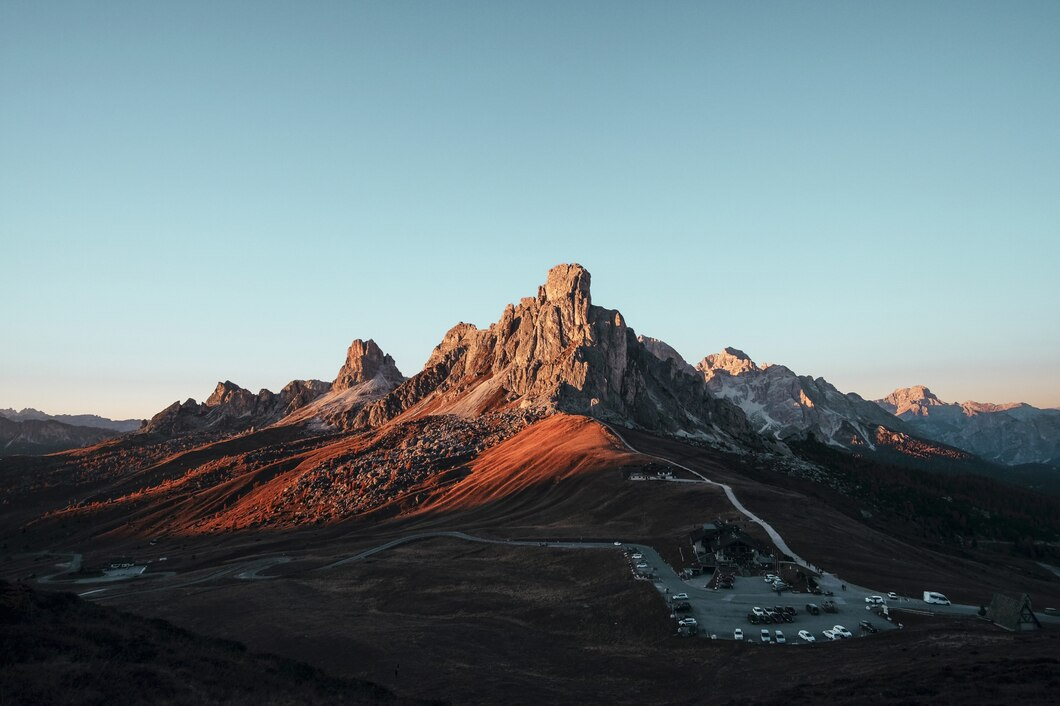
#> input picture 1_Reading_and_writing_images 2/Reading_and_writing_images/mountain.jpg, 1060 x 706 px
$ jupyter execute Read_and_write.ipynb
#> lines starting #> are read from the running program, lines starting #| are printed output that depends on the picture
[cell 1]
# !pip install opencv-python
# !pip install ipykernel

[cell 2]
import cv2

[cell 3]
image = cv2.imread("./mountain.jpg")
#> image is the input picture: shape (706, 1060, 3); mean B, G, R 128.1, 123.5, 107.8

[cell 4]
# to check if image loaded successfully
if image is None:
    print("image did not load successfully")
else:
    print("image loaded successfully")

[cell 5]
cv2.imshow("Window image", image)
cv2.waitKey(0)
cv2.destroyAllWindows

[cell 6]
image_new = image - 50 # line that update the image
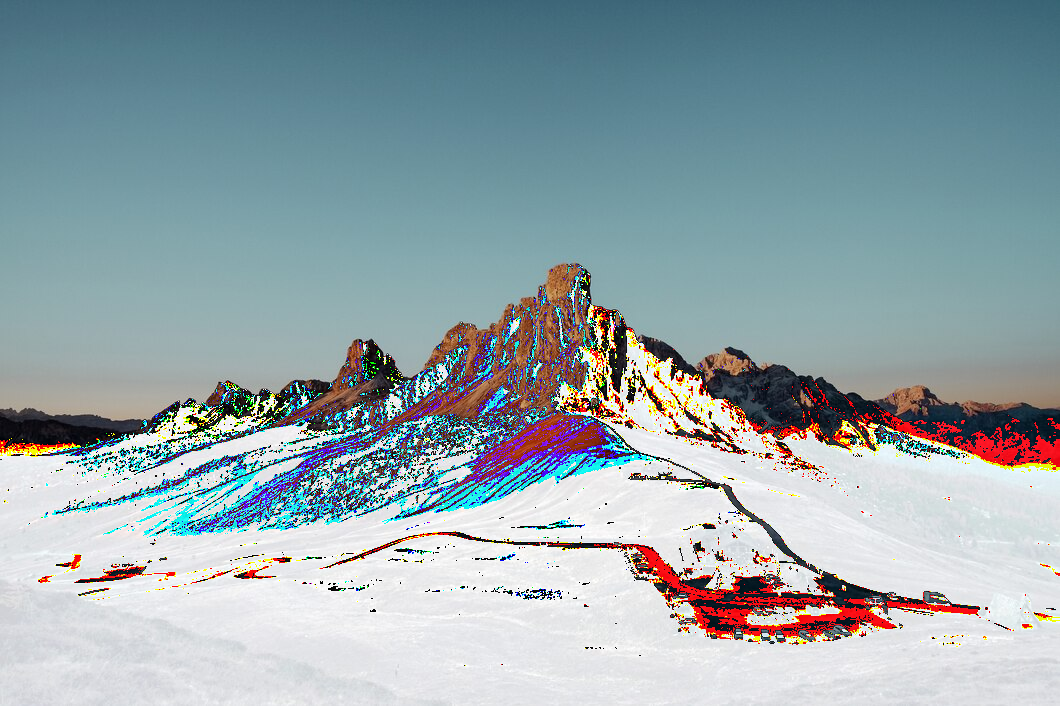
#> image_new: shape (706, 1060, 3); mean B, G, R 169.9, 164.6, 147.7

[cell 7]
cv2.imwrite("./imageNew.jpg", image_new)
#> Out = True
